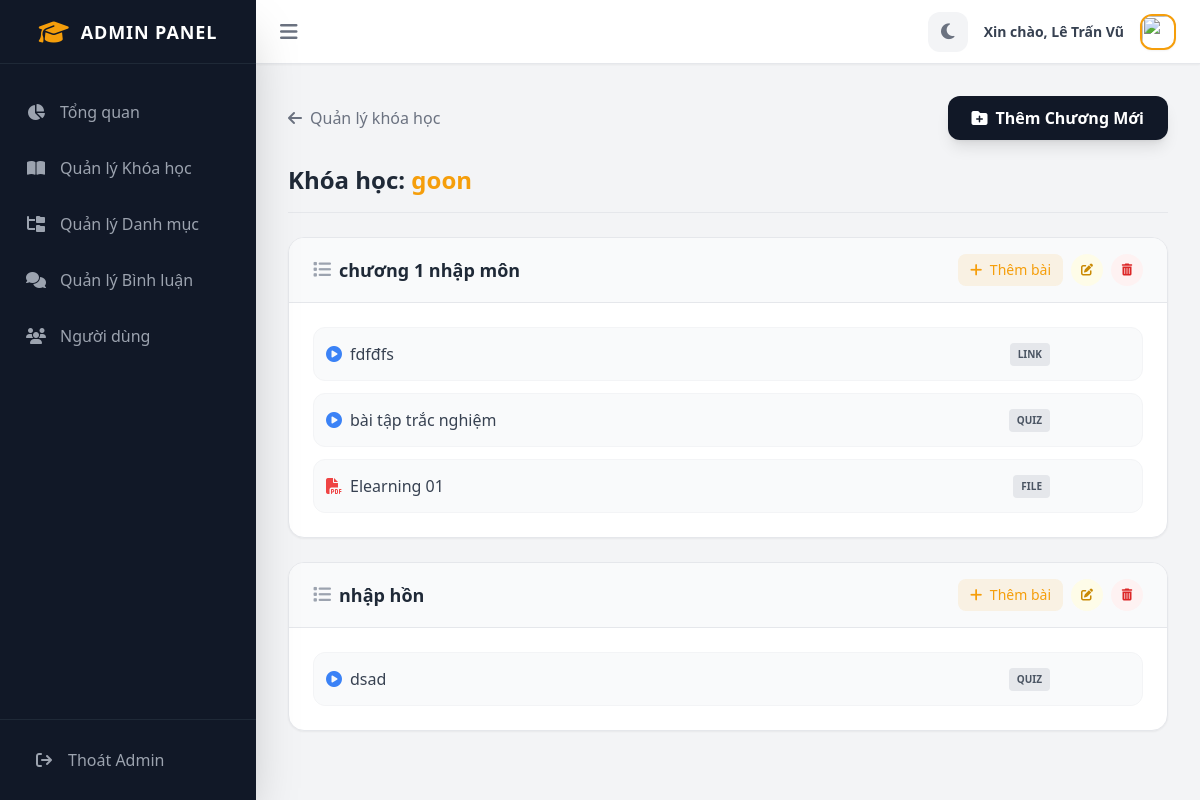
Screenshot of /public/index.php?action=admin_manage_content&id=37 (signed in) with the database file from the repository.
### tables this page shows
CREATE TABLE `courses` (
  `id` int(10) UNSIGNED NOT NULL,
  `category_id` int(10) UNSIGNED DEFAULT NULL,
  `title` varchar(500) NOT NULL,
  `is_featured` tinyint(1) NOT NULL DEFAULT 0,
  `price` int(11) NOT NULL DEFAULT 0,
  `original_price` int(11) NOT NULL DEFAULT 0,
  `instructor` varchar(255) DEFAULT NULL,
  `level` enum('Sơ cấp','Trung cấp','Nâng cao') DEFAULT 'Sơ cấp',
  `duration_hours` int(11) NOT NULL DEFAULT 0,
  `total_lessons` int(11) NOT NULL DEFAULT 0,
  `language` varchar(50) NOT NULL DEFAULT 'Tiếng Việt',
  `description` text DEFAULT NULL,
  `thumbnail` varchar(500) DEFAULT NULL,
  `benefits` text DEFAULT NULL,
  `requirements` text DEFAULT NULL,
  `created_at` timestamp NOT NULL DEFAULT current_timestamp(),
  `start_date` date DEFAULT NULL,
  `schedule` varchar(255) DEFAULT NULL COMMENT 'VD: Thu 2, Thu 4, Thu 5, Thu 7',
  `study_time` varchar(100) DEFAULT NULL COMMENT 'VD: 19h - 21h',
  `contact_phone` varchar(50) DEFAULT NULL COMMENT 'So Zalo lien he'
);

CREATE TABLE `chapters` (
  `id` int(10) UNSIGNED NOT NULL,
  `course_id` int(10) UNSIGNED NOT NULL,
  `title` varchar(500) NOT NULL,
  `description` text DEFAULT NULL,
  `order_num` int(11) NOT NULL DEFAULT 0
);

CREATE TABLE `materials` (
  `id` int(10) UNSIGNED NOT NULL,
  `chapter_id` int(10) UNSIGNED NOT NULL,
  `title` varchar(500) NOT NULL,
  `description` text DEFAULT NULL,
  `type` varchar(50) NOT NULL DEFAULT 'video',
  `content` text DEFAULT NULL,
  `order_num` int(11) NOT NULL DEFAULT 0,
  `created_at` timestamp NOT NULL DEFAULT current_timestamp()
);

### app/controllers/AdminController.php (called while the page is built, shortened)
<?php
class AdminController {
    public function manageContent() {
        $course_id = $_GET['id'];
        require_once __DIR__ . '/../models/Curriculum.php';
        $db = (new Database())->getConnection();
        $stmt = $db->prepare("SELECT id, title FROM courses WHERE id = ?");
        $stmt->execute([$course_id]);
        $course = $stmt->fetch(PDO::FETCH_ASSOC);
        $curriculumModel = new Curriculum($db);
        $curriculum = $curriculumModel->getCourseCurriculum($course_id);
        require_once __DIR__ . '/../../views/admin/manage_content.php';
    }
}
?>

### app/models/Curriculum.php (called while the page is built)
<?php
class Curriculum {
    private $conn;
    public function __construct($db) {
        $this->conn = $db;
    }
    public function getCourseCurriculum($course_id) {
        $query = "SELECT * FROM chapters WHERE course_id = :course_id ORDER BY order_num ASC";
        $stmt = $this->conn->prepare($query);
        $stmt->bindParam(':course_id', $course_id);
        $stmt->execute();
        $chapters = $stmt->fetchAll(PDO::FETCH_ASSOC);
        foreach ($chapters as $key => $chapter) {
            $q_materials = "SELECT * FROM materials WHERE chapter_id = :chapter_id";
            $stmt_m = $this->conn->prepare($q_materials);
            $stmt_m->bindParam(':chapter_id', $chapter['id']);
            $stmt_m->execute();
            $chapters[$key]['materials'] = $stmt_m->fetchAll(PDO::FETCH_ASSOC);
        }
        return $chapters;
    }
}
?>

### views/admin/manage_content.php (the view, shortened to what this page needs)
<?php $pageTitle = 'Quản lý Nội dung';
require_once 'layouts/header.php'; ?>
<div class="max-w-4xl mx-auto" x-data="{
        showChapterModal: false,
        showMaterialModal: false,
        showEditChapterModal: false,
        showEditMaterialModal: false,
        currentChapterId: null,
        newMaterialType: 'file',
        materialTab: 'file', // 'file', 'link', 'quiz'
        addFiles: [],
        addLinks: [],
        quizTitle: '',
        addQuizzes: [],
        editFileName: '',
        editChapterData: { id: '', title: '', description: '' },
        editMaterialData: { id: '', title: '', type: '', content: '', description: '' },
        openEditChapter(id, title, description) {
            this.editChapterData.id = id;
            this.editChapterData.title = title;
            this.editChapterData.description = description || '';
            if (window.editorEditChapter) {
                window.editorEditChapter.setData(this.editChapterData.description);
            }
            this.showEditChapterModal = true;
        },
        openEditMaterial(id, title, type, content, description) {
            this.editMaterialData.id = id;
            this.editMaterialData.title = title;
            this.editMaterialData.type = type;
            this.editMaterialData.content = content;
            this.editMaterialData.description = description || '';
            this.editFileName = '';
            if (window.editorEditMaterial) {
                window.editorEditMaterial.setData(this.editMaterialData.description);
            }
            this.showEditMaterialModal = true;
        }
    }">
    <div class="mb-6 flex justify-between items-center">
        <a href="?action=admin_manage_courses"
            class="text-gray-500 hover:text-primary transition font-medium flex items-center gap-2">
            <i class="fa-solid fa-arrow-left"></i> Quản lý khóa học
        </a>
        <button @click="showChapterModal = true"
            class="bg-dark hover:bg-gray-800 text-white font-bold py-2.5 px-6 rounded-xl transition shadow-lg flex items-center gap-2">
            <i class="fa-solid fa-folder-plus"></i> Thêm Chương Mới
        </button>
    </div>
    <h1 class="text-2xl font-bold text-gray-800 dark:text-white mb-6 border-b dark:border-gray-700 pb-4">
        Khóa học: <span class="text-primary"><?= htmlspecialchars($course['title']) ?></span>
    </h1>
    <?php if (empty($curriculum)): ?>
        <div
            class="text-center bg-white dark:bg-gray-800 dark:text-white p-10 rounded-2xl shadow-sm border border-gray-100 dark:border-gray-700">
            Khóa học này chưa có chương nào!</div>
    <?php else: ?>
        <div class="space-y-6">
            <?php foreach ($curriculum as $chapter): ?>
                <div
                    class="bg-white dark:bg-gray-800 rounded-2xl shadow-sm border border-gray-200 dark:border-gray-700 overflow-hidden">
                    <div
                        class="bg-gray-50 dark:bg-gray-700/50 px-6 py-4 flex flex-col sm:flex-row sm:justify-between sm:items-center border-b border-gray-200 dark:border-gray-700 gap-3">
                        <h2 class="text-lg font-bold text-gray-800 dark:text-white flex items-center">
                            <i class="fa-solid fa-list mr-2 text-gray-400"></i> <?= htmlspecialchars($chapter['title']) ?>
                        </h2>
                        <div class="flex items-center gap-2">
                            <button
                                @click="currentChapterId = <?= $chapter['id'] ?>; addFiles = []; addLinks = []; document.getElementById('dropzone-file-add').value = ''; showMaterialModal = true"
                                title="Thêm bài giảng"
                                class="text-sm bg-primary/10 text-primary hover:bg-primary hover:text-white px-3 py-1.5 rounded-lg transition font-medium">
                                <i class="fa-solid fa-plus mr-1"></i> Thêm bài
                            </button>
                            <button
                                @click="openEditChapter(<?= $chapter['id'] ?>, '<?= htmlspecialchars(addslashes($chapter['title'])) ?>', '<?= htmlspecialchars(addslashes($chapter['description'] ?? '')) ?>')"
                                title="Sửa Chương"
                                class="w-8 h-8 rounded-full flex items-center justify-center bg-yellow-50 text-yellow-600 hover:bg-yellow-500 hover:text-white transition">
                                <i class="fa-solid fa-pen-to-square text-xs"></i>
                            </button>
                            <a href="?action=admin_delete_chapter&id=<?= $chapter['id'] ?>&course_id=<?= $course['id'] ?>"
                                onclick="return confirm('Xóa chương này sẽ mất toàn bộ bài giảng bên trong. Bạn chắc chứ?');"
                                title="Xóa Chương"
                                class="w-8 h-8 rounded-full flex items-center justify-center bg-red-50 text-red-600 hover:bg-red-500 hover:text-white transition">
                                <i class="fa-solid fa-trash-can text-xs"></i>
                            </a>
                        </div>
                    </div>
                    <div class="p-6">
                        <?php if (empty($chapter['materials'])): ?>
                            <p class="text-gray-400 text-sm italic">Chưa có bài giảng nào.</p>
                        <?php else: ?>
                            <ul class="space-y-3">
                                <?php foreach ($chapter['materials'] as $material): ?>
                                    <li
                                        class="flex items-center justify-between border border-gray-100 dark:border-gray-700 p-3 rounded-xl bg-gray-50 dark:bg-gray-700/50 hover:bg-white dark:hover:bg-gray-700 hover:border-gray-300 transition group">
                                        <a href="<?= htmlspecialchars($material['content']) ?>" target="_blank"
                                            class="font-medium text-gray-700 dark:text-gray-300 dark:hover:text-primary hover:text-primary flex items-center gap-2 truncate pr-4 transition cursor-pointer">
                                            <i
                                                class="fa-solid <?= $material['type'] == 'file' ? 'fa-file-pdf text-red-500' : 'fa-circle-play text-blue-500' ?>"></i>
                                            <span class="truncate"><?= htmlspecialchars($material['title']) ?></span>
                                        </a>
                                        <div class="flex items-center gap-2 shrink-0">
                                            <span
                                                class="text-[10px] uppercase bg-gray-200 dark:bg-gray-600 text-gray-600 dark:text-gray-200 px-2 py-1 rounded font-bold mr-2"><?= $material['type'] ?></span>
                                        </div>
                                    </li>
                                <?php endforeach; ?>
                            </ul>
                        <?php endif; ?>
                    </div>
                </div>
            <?php endforeach; ?>
        </div>
    <?php endif; ?>
</div>
<?php require_once 'layouts/footer.php'; ?>

### public/index.php (shortened to what this page needs)
<?php
require_once __DIR__ . '/../app/controllers/AdminController.php';
$action = isset($_GET['action']) ? $_GET['action'] : 'home';
switch ($action) {
    case 'admin_manage_content':
        $adminController = new AdminController();
        $adminController->manageContent();
        break;
}
?>

### views/admin/layouts/header.php (shortened to what this page needs)
<!DOCTYPE html>
<html lang="vi" x-data="{ darkMode: localStorage.getItem('adminDarkMode') === 'true' }" x-init="$watch('darkMode', val => val ? document.documentElement.classList.add('dark') : document.documentElement.classList.remove('dark'))">
<head>
    <script src="https://cdn.tailwindcss.com"></script>
    <link rel="stylesheet" href="https://cdnjs.cloudflare.com/ajax/libs/font-awesome/6.4.2/css/all.min.css">
    <link href="https://unpkg.com/aos@2.3.1/dist/aos.css" rel="stylesheet">
</head>
<body class="bg-gray-100 dark:bg-gray-900 font-sans flex min-h-screen transition-colors duration-300 overflow-y-scroll"
    x-data="{ sidebarOpen: true, mobileSidebarOpen: false }">
    <?php require_once 'sidebar.php'; ?>
    <main class="flex-1 flex flex-col min-w-0">
        <?php require_once 'topbar.php'; ?>
        <div class="flex-1 p-4 sm:p-6 md:p-8">

### views/admin/layouts/sidebar.php (shortened to what this page needs)
<?php
$currentAction = $_GET['action'] ?? 'admin_dashboard';
?>
<aside
    class="bg-dark text-white transition-all duration-300 flex flex-col shadow-2xl fixed lg:sticky top-0 left-0 h-screen z-40 w-64 -translate-x-full lg:translate-x-0"
    :class="{'translate-x-0': mobileSidebarOpen, '-translate-x-full': !mobileSidebarOpen, 'w-64': true, 'lg:w-64': sidebarOpen, 'lg:!w-20': !sidebarOpen}">
    <div class="h-16 flex items-center justify-center border-b border-gray-800 shrink-0">
        <i class="fa-solid fa-graduation-cap text-primary text-2xl"></i>
        <span x-show="sidebarOpen"
            class="ml-3 font-bold text-lg tracking-wider transition-opacity duration-300 hidden lg:inline">ADMIN
            PANEL</span>
    </div>
    <nav class="flex-1 px-2 py-6 space-y-2 overflow-y-auto">
        <a href="?action=admin_dashboard"
            class="flex items-center px-4 py-3 <?= $currentAction == 'admin_dashboard' ? 'bg-gray-800 text-primary' : 'text-gray-400 hover:bg-gray-800 hover:text-white' ?> rounded-xl transition group">
            <i class="fa-solid fa-chart-pie w-6 text-center shrink-0"></i>
            <span x-show="sidebarOpen" class="ml-3 font-medium hidden lg:inline">Tổng quan</span>
        </a>
        <a href="?action=admin_manage_courses"
            class="flex items-center px-4 py-3 <?= $currentAction == 'admin_manage_courses' ? 'bg-gray-800 text-primary' : 'text-gray-400 hover:bg-gray-800 hover:text-white' ?> rounded-xl transition group">
            <i class="fa-solid fa-book-open w-6 text-center shrink-0"></i>
            <span x-show="sidebarOpen" class="ml-3 font-medium hidden lg:inline">Quản lý Khóa học</span>
        </a>
        <a href="?action=admin_manage_categories"
            class="flex items-center px-4 py-3 <?= $currentAction == 'admin_manage_categories' ? 'bg-gray-800 text-primary' : 'text-gray-400 hover:bg-gray-800 hover:text-white' ?> rounded-xl transition group">
            <i class="fa-solid fa-folder-tree w-6 text-center shrink-0"></i>
            <span x-show="sidebarOpen" class="ml-3 font-medium hidden lg:inline">Quản lý Danh mục</span>
        </a>
        <a href="?action=admin_manage_comments"
            class="flex items-center px-4 py-3 <?= $currentAction == 'admin_manage_comments' ? 'bg-gray-800 text-primary' : 'text-gray-400 hover:bg-gray-800 hover:text-white' ?> rounded-xl transition group">
            <i class="fa-solid fa-comments w-6 text-center shrink-0"></i>
            <span x-show="sidebarOpen" class="ml-3 font-medium hidden lg:inline">Quản lý Bình luận</span>
        </a>
        <a href="?action=admin_manage_users"
            class="flex items-center px-4 py-3 <?= $currentAction == 'admin_manage_users' ? 'bg-gray-800 text-primary' : 'text-gray-400 hover:bg-gray-800 hover:text-white' ?> rounded-xl transition group">
            <i class="fa-solid fa-users w-6 text-center shrink-0"></i>
            <span x-show="sidebarOpen" class="ml-3 font-medium hidden lg:inline">Người dùng</span>
        </a>
    </nav>
    <div class="p-4 border-t border-gray-800 shrink-0">
        <a href="?action=home"
            class="flex items-center px-4 py-3 text-gray-400 hover:bg-red-500 hover:text-white rounded-xl transition">
            <i class="fa-solid fa-arrow-right-from-bracket w-6 text-center shrink-0"></i>
            <span x-show="sidebarOpen" class="ml-3 font-medium hidden lg:inline">Thoát Admin</span>
        </a>
    </div>
</aside>

### views/admin/layouts/topbar.php (shortened to what this page needs)
<header class="h-16 bg-white dark:bg-gray-800 shadow-sm border-b border-gray-200 dark:border-gray-700 flex items-center justify-between px-4 sm:px-6 sticky top-0 z-30 transition-colors duration-300 shrink-0">
    <div class="flex items-center gap-3">
        <button @click="sidebarOpen = !sidebarOpen" class="hidden lg:block text-gray-500 dark:text-gray-400 hover:text-primary transition">
            <i class="fa-solid fa-bars text-xl"></i>
        </button>
    </div>
    <div class="flex items-center gap-3 sm:gap-4">
        <button @click="darkMode = !darkMode; localStorage.setItem('adminDarkMode', darkMode)"
                class="w-10 h-10 rounded-xl flex items-center justify-center bg-gray-100 dark:bg-gray-700 text-gray-500 dark:text-gray-400 hover:text-primary dark:hover:text-primary transition">
            <i class="fa-solid text-lg" :class="darkMode ? 'fa-sun' : 'fa-moon'"></i>
        </button>
        <span class="text-sm font-semibold text-gray-700 dark:text-gray-300 hidden sm:block">Xin chào, <?= htmlspecialchars($_SESSION['user_name'] ?? 'Admin') ?></span>
        <img src="<?= htmlspecialchars($_SESSION['user_avatar'] ?? 'https://ui-avatars.com/api/?name=Admin&background=f59e0b&color=fff') ?>"
             class="w-9 h-9 rounded-xl border-2 border-primary object-cover shadow-sm">
    </div>
</header>

### views/admin/layouts/footer.php (shortened to what this page needs)
        </div>
    </main>
</body>
</html>

### rows the page displays
courses: title "goon"
chapters: title "chương 1 nhập môn"
materials: title "fdfđfs", type "LINK"
materials: title "bài tập trắc nghiệm", type "QUIZ"
materials: title "Elearning 01", type "FILE"
chapters: title "nhập hồn"
materials: title "dsad", type "QUIZ"

### other values shown
$_SESSION['user_name'] "Lê Trấn Vũ"
